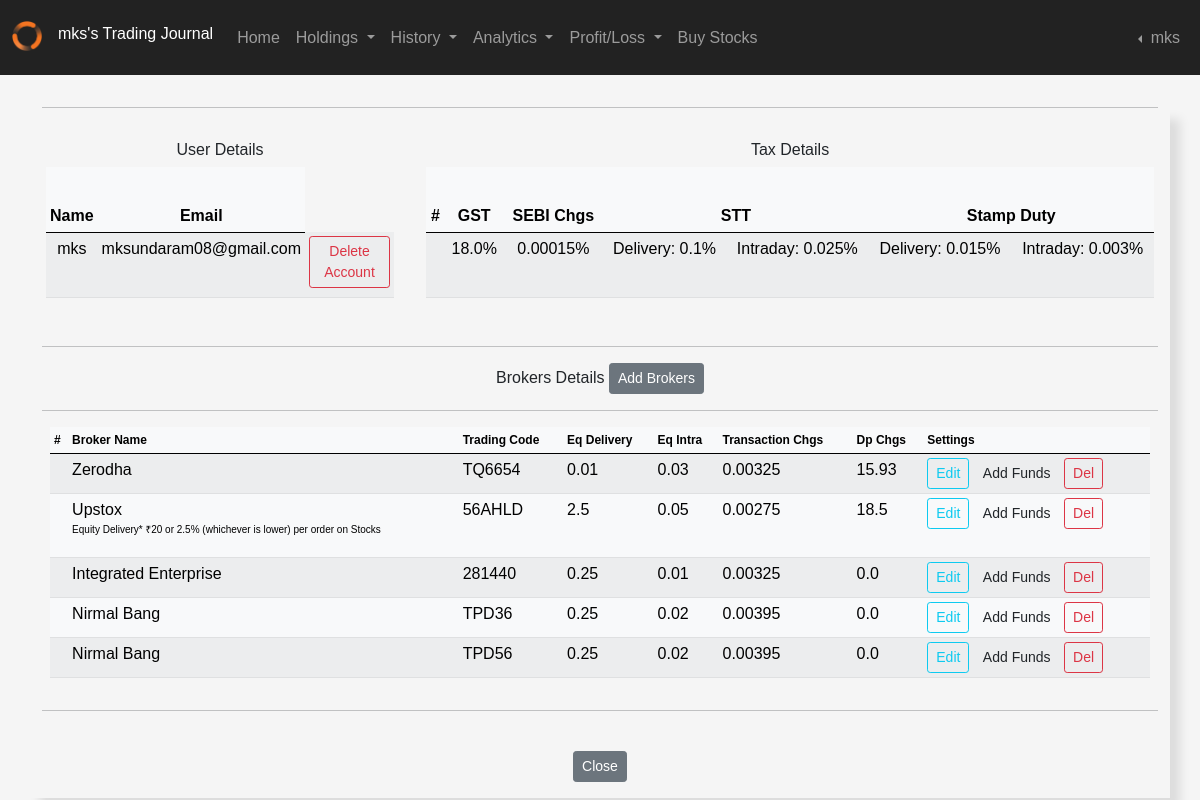
The app's page /settings (signed in) with its own data.
### applications/models.py (models this page shows, shortened)
class Users(db.Model, UserMixin):
    __tablename__ = "users"
    id = db.Column(db.Integer(), primary_key=True, autoincrement=True, nullable=False)
    date = db.Column(db.DateTime, server_default=db.func.now(), nullable=False)
    username = db.Column(db.String(45), unique=True, nullable=False)
    email = db.Column(db.String(45), unique=True, nullable=False)
    hash_password = db.Column(db.String(60), nullable=False)
    last_logged = db.Column(db.DateTime, server_default=db.func.now(), server_onupdate=db.func.now(), nullable=False)
    script = db.relationship('Transactions', backref='owner_id', lazy=True)
    brokers = db.relationship('Brokers', backref="user_brokers", lazy=True)
    research = db.relationship('Research', backref="user_research", lazy=True)
    funds = db.relationship('Funds', backref="user_funds", lazy=True)
    @property
    def password(self):
        return self.password

class Taxes(db.Model):
    __tablename__ = "taxes"
    id = db.Column(db.Integer(), primary_key=True, autoincrement=True, nullable=False)
    stt_delivery = db.Column(db.Float(), nullable=False)
    stt_intraday = db.Column(db.Float(), nullable=False)
    gst = db.Column(db.Float(), nullable=False)
    sebi_chgs = db.Column(db.Float(), nullable=False)
    stamp_duty_delivery = db.Column(db.Float(), nullable=False)
    stamp_duty_intraday = db.Column(db.Float(), nullable=False)

class Brokers(db.Model):
    __tablename__ = "brokers"
    id = db.Column(db.Integer(), primary_key=True, autoincrement=True, nullable=False)
    user_id = db.Column(db.Integer(), db.ForeignKey('users.id', ondelete='CASCADE', deferrable=False))
    name = db.Column(db.String(length=45), nullable=False)
    trading_code = db.Column(db.String(length=45), nullable=False)
    broker_type = db.Column(db.Boolean(), comment="1 for Discount broker and 0 for No Discount Broker")
    equity_delivery = db.Column(db.Float(), nullable=False)
    equity_intraday = db.Column(db.Float(), nullable=False)
    transaction_chgs = db.Column(db.Float())
    dp_chgs = db.Column(db.Float())
    @property
    def uppercase_convertor(self):
        return self.trading_code.upper(), self.name.upper()

### applications/routers/settings_route.py (the view, shortened to what this page needs)
@app.route('/settings', methods=['GET', 'POST'])
@login_required
def settings_page():
    from applications.forms import UpdateForm, AddFunds, DeleteMyAccount
    from applications.models import Brokers, Users, Taxes
    from applications.database import db
    delete_my_account = DeleteMyAccount()
    add_funds_form = AddFunds()
    update_form = UpdateForm()
    users = Users.query.filter_by(id=current_user.id)
    taxes = Taxes.query.all()
    broker_query = Brokers.query.filter_by(user_id=current_user.id)
    broker_data = Brokers.query.filter(Brokers.user_id == current_user.id).all()
    brokers_id = request.form.get('brokers_id')
    return render_template('/settings.html', broker_query=broker_query, update_form=update_form, users=users, taxes=taxes, broker_data=broker_data, add_funds_form=add_funds_form, delete_my_account=delete_my_account)

### applications/models.py (called while the page is built)
@login_manager.user_loader
def load_user(user_id):
    return Users.query.get(int(user_id))

### applications/routers/layout_route.py (called while the page is built)
@app.context_processor
def layout_page():
    acs_form = AutoCompleteSearchForm()
    return dict(acs_form=acs_form)

### applications/templates/settings.html (shortened to what this page needs)
{% extends 'layout.html' %}
{% block content %}
<div class="container form_bg">
    <hr>
    <div class="row text-center">
        <div class="col-4 user_settings">
            <h6 class="text-center">User Details</h6>
            {% set del_user = ""%}
            {% for user in users %}
                <table class="table table-light table-striped table-sm">
                    <thead style="height: 65px">
                        <tr>
                            <th>Name</th>
                            <th>Email</th>
                        </tr>
                    </thead>
                    <tbody style="height: 65px">
                        <tr>
                            <td>{{ user.username }}</td>
                            <td>{{ user.email }}</td>
                            <td><button type="button" class="btn btn-outline-danger btn-sm" data-bs-toggle="modal" data-bs-target="#Modal-Del-{{ user.id }}">Delete Account</button></td>
                        </tr>
                    </tbody>
                </table>
            {% endfor %}
        </div>
        <div class="col-8 user_settings">
            <h6 class="text-center">Tax Details</h6>
            {% for tax in taxes %}
                <table class="table table-light table-striped table-sm">
                    <thead style="height: 65px">
                        <tr>
                            <th>#</th>
                            <th>GST</th>
                            <th>SEBI Chgs</th>
                            <th colspan="2">STT</th>
                            <th colspan="2">Stamp Duty</th>
                        </tr>
                    </thead>
                    <tbody style="height: 65px">
                        <tr>
                            <td></td>
                            <td>{{ tax.gst }}&#37;</td>
                            <td>{{ tax.sebi_chgs }}&#37;</td>
                            <td>Delivery: {{ tax.stt_delivery }}&#37;</td>
                            <td>Intraday: {{ tax.stt_intraday }}&#37;</td>
                            <td>Delivery: {{ tax.stamp_duty_delivery }}&#37;</td>
                            <td>Intraday: {{ tax.stamp_duty_intraday }}&#37;</td>
                        </tr>
                    </tbody>
                </table>
            {% endfor %}
        </div>
    </div>
    <hr>
    <div class="strips">
        <h6 class="text-center bg-secodary">Brokers Details <a class="btn btn-secondary btn-sm" href="{{ url_for('add_brokers_page') }}">Add Brokers</a></h6>
    </div>
    <hr>
    {% set footer_message = False %}
    <div class="row mx-2">
        <table class="table table-light table-striped table-sm">
            <thead>
                <tr Style="font-size:12px" >
                    <th class="scope">#</th>
                    <th class="scope">Broker Name</th>
                    <th class="scope">Trading Code</th>
                    <th class="scope">Eq Delivery</th>
                    <th class="scope">Eq Intra</th>
                    <th class="scope">Transaction Chgs</th>
                    <th class="scope">Dp Chgs</th>
                    <th class="scope">Settings</th>
                </tr>
            </thead>
                <tbody>
                    <form method="POST" class="form-register">
                        {% for brokers in broker_query %}
                        {% set outer_loop = loop %}
                        {% for item in broker_data %}
                        {% if outer_loop.index0 == loop.index0 %}
                            <tr class="row_numbering">
                                <td></td>
                                {% if brokers.name == "Upstox" %}
                                {% set footer_message = True %}
                                <td>{{ brokers.name }}
                                    <div>
                                        <p Style="font-size:10px">Equity Delivery*
                                            ₹20 or 2.5% (whichever is lower) per order on Stocks</p>
                                    </div>
                                </td>
                                {% else %}
                                <td>{{ brokers.name }}</td>
                                {% endif %}
                                <td>{{ brokers.trading_code }}</td>
                                <td>{{ brokers.equity_delivery }}</td>
                                <td>{{ brokers.equity_intraday }}</td>
                                <td>{{ brokers.transaction_chgs }}</td>
                                <td>{{ brokers.dp_chgs }}</td>
                                <td>
                                    <button type="button" class="btn btn-outline-info btn-sm" data-bs-toggle="modal" data-bs-target="#staticBackdrop-{{ brokers.id }}">
                                        Edit
                                    </button>
                                    <button type="button" class="btn btn-outline-secodary btn-sm" data-bs-toggle="modal" data-bs-target="#addFunds-{{ item.id }}">
                                        Add Funds
                                    </button>
                                    <button type="button" class="btn btn-outline-danger btn-sm" onClick="location.href='/delete_broker/{{brokers.trading_code}}'">
                                        Del
                                    </button>
                                </td>
                            </tr>
                            {% endif %}
                            {% endfor %}
                        {% endfor %}
                    </form>
                </tbody>
        </table>
    </div>
    <hr>
    <br>
    <div class="footer text-center">
        <a class="btn btn-secondary btn-sm mb-3" href="{{ url_for('home_page') }}">Close</a>
    </div>
</div>
{% endblock content %}

### applications/templates/layout.html (shortened to what this page needs)
<!doctype html>
<html lang="en">
  <head>
    <link href="https://cdn.jsdelivr.net/npm/bootstrap@5.0.2/dist/css/bootstrap.min.css" rel="stylesheet">
    <link href="{{ url_for('static', filename='style.css')}}" rel="stylesheet" type="text/css">
  </head>
  <body>
    <nav class="navbar sticky-top navbar-expand-sm navbar-dark">
        <div class="container-fluid">
          {% if current_user.is_authenticated %}
          <div class="collapse navbar-collapse" id="navbarSupportedContent">
            <div class="logo_nav">
              <img class='mb-1' src="{{ url_for('static', filename='images/nav_dark_logo.png') }}" height=30 width=30 alt="Website Logo">
              <h6 class="title">{{current_user.username}}'s Trading Journal</h6>
            </div>
            <ul class="navbar-nav me-auto mb-2 mb-lg-0">
              <li class="nav-item">
                <a class="nav-link" href="{{ url_for('home_page') }}">Home</a>
              </li>
                <li class="nav-item dropdown">
                  <a class="nav-link dropdown-toggle" href="#" id="navbarDropdown" role="button" data-bs-toggle="dropdown" aria-expanded="false mx-50">
                    Holdings
                  </a>
                </li>
              <li class="nav-item dropdown">
                <a class="nav-link dropdown-toggle" href="#" id="navbarDropdown" role="button" data-bs-toggle="dropdown" aria-expanded="false mx-50">
                  History
                </a>
              </li>
              <li class="nav-item dropdown">
                <a class="nav-link dropdown-toggle" href="#" id="navbarDropdown" role="button" data-bs-toggle="dropdown" aria-expanded="false mx-50">
                  Analytics
                </a>
              </li>
              <li class="nav-item dropdown">
                <a class="nav-link dropdown-toggle" href="#" id="navbarDropdown" role="button" data-bs-toggle="dropdown" aria-expanded="false mx-50">
                  Profit/Loss
                </a>
              </li>
              <li class="nav-item">
                <a class="nav-link" href="{{ url_for('buy_page') }}">Buy Stocks</a>
              </li>
            </ul>
              <div class="d-flex navbar-nav">
                <li class="nav-item dropdown dropstart">
                  <a class="nav-link dropdown-toggle" href="#" id="navbarDropdown" role="button" data-bs-toggle="dropdown" aria-expanded="false mx-50">
                    {{ current_user.username }}
                  </a>
                </li>
              </div>
            {% endif %}
          </div>
        </div>
    </nav>
    <div class="row">
      <div class="col-4"></div>
      <div class="col-4"></div>
    </div>
    {% block content %}
    {% endblock content %}
  </body>
</html>

### applications/static/style.css (style rules this page uses)
body { background-color: whitesmoke; font-family: sans-serif; }
.form_bg { box-shadow: 10px 12px 10px rgba(0,0,0,0.1); }
h6.title, div.user_settings, div.table { padding-left: 1rem; padding-right: 1rem; padding-top: 1rem; padding-bottom: 1rem; }
nav { background-color: #222222; color: white; }
.logo_nav { display: flex; align-items: center; }

### records on screen
Users: username "mks", email "mksundaram08@gmail.com"
Taxes: gst "18.0", sebi_chgs "0.00015", stt_delivery "0.1", stt_intraday "0.025", stamp_duty_delivery "0.015", stamp_duty_intraday "0.003"
Brokers: name "Zerodha", trading_code "TQ6654", equity_delivery "0.01", equity_intraday "0.03", transaction_chgs "0.00325", dp_chgs "15.93"
Brokers: name "Upstox", trading_code "56AHLD", equity_delivery "2.5", equity_intraday "0.05", transaction_chgs "0.00275", dp_chgs "18.5"
Brokers: name "Integrated Enterprise", trading_code "281440", equity_delivery "0.25", equity_intraday "0.01", transaction_chgs "0.00325", dp_chgs "0.0"
Brokers: name "Nirmal Bang", trading_code "TPD36", equity_delivery "0.25", equity_intraday "0.02", transaction_chgs "0.00395", dp_chgs "0.0"
Brokers: name "Nirmal Bang", trading_code "TPD56", equity_delivery "0.25", equity_intraday "0.02", transaction_chgs "0.00395", dp_chgs "0.0"
